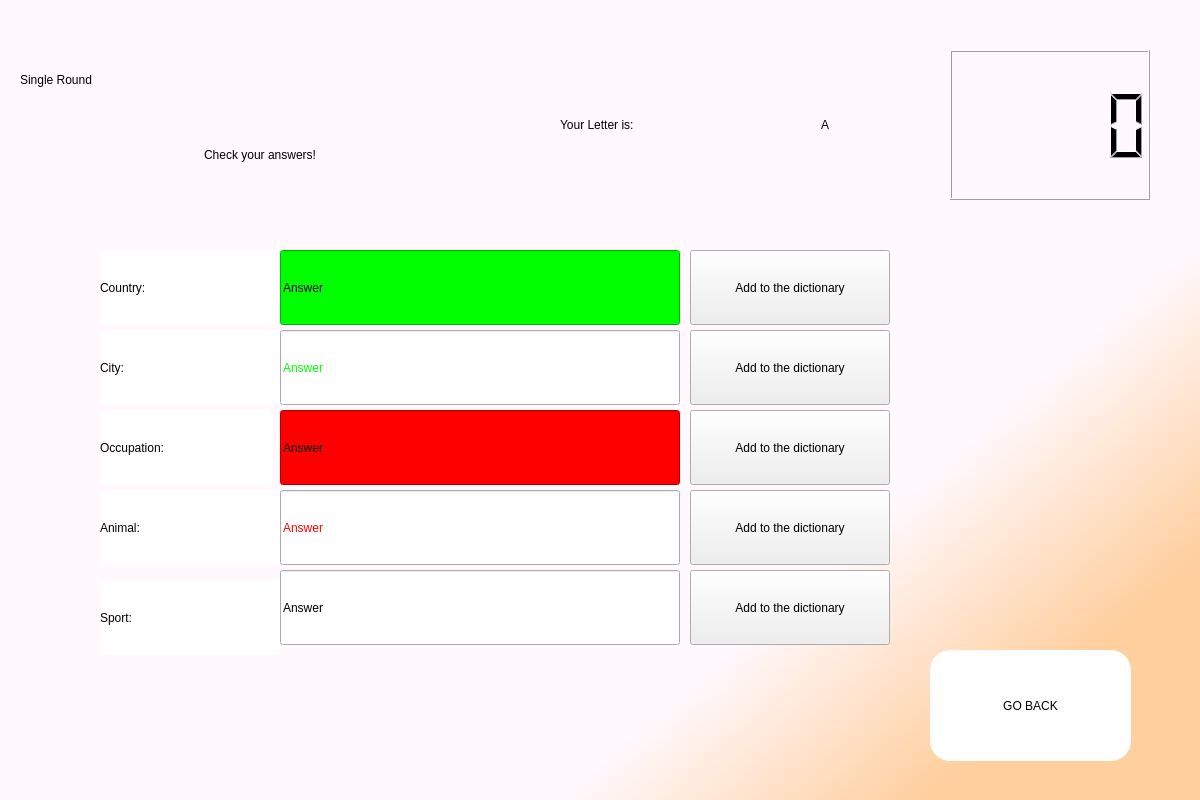
<?xml version="1.0" encoding="UTF-8"?>
<ui version="4.0">
 <class>menuUI</class>
 <widget class="QDialog" name="menuUI">
  <property name="geometry">
   <rect>
    <x>0</x>
    <y>0</y>
    <width>1200</width>
    <height>800</height>
   </rect>
  </property>
  <property name="windowTitle">
   <string>Dialog</string>
  </property>
  <widget class="QWidget" name="background" native="true">
   <property name="geometry">
    <rect>
     <x>0</x>
     <y>0</y>
     <width>1200</width>
     <height>800</height>
    </rect>
   </property>
   <property name="styleSheet">
    <string notr="true">QWidget#background{
background-color:qlineargradient(spread:pad, x1:0.652, y1:0.75, x2:0.845771, y2:0.898, stop:0 rgba(255, 249, 254, 255), stop:1 rgba(255, 207, 158, 255));}</string>
   </property>
   <widget class="QLabel" name="label">
    <property name="geometry">
     <rect>
      <x>20</x>
      <y>0</y>
      <width>480</width>
      <height>160</height>
     </rect>
    </property>
    <property name="styleSheet">
     <string notr="true">font: 50pt &quot;Bauhaus 93&quot;;

color: black;</string>
    </property>
    <property name="text">
     <string>Single Round</string>
    </property>
   </widget>
   <widget class="QLCDNumber" name="timerDisplay">
    <property name="geometry">
     <rect>
      <x>950</x>
      <y>50</y>
      <width>200</width>
      <height>150</height>
     </rect>
    </property>
   </widget>
   <widget class="QLabel" name="label_2">
    <property name="geometry">
     <rect>
      <x>560</x>
      <y>75</y>
      <width>190</width>
      <height>100</height>
     </rect>
    </property>
    <property name="styleSheet">
     <string notr="true">font: 18pt &quot;Gill Sans Ultra Bold Condensed&quot;;</string>
    </property>
    <property name="text">
     <string>Your Letter is:</string>
    </property>
   </widget>
   <widget class="QLabel" name="currentLetterDisplay">
    <property name="geometry">
     <rect>
      <x>775</x>
      <y>75</y>
      <width>100</width>
      <height>100</height>
     </rect>
    </property>
    <property name="styleSheet">
     <string notr="true">font: 48pt &quot;Arial Rounded MT Bold&quot;;</string>
    </property>
    <property name="text">
     <string>A</string>
    </property>
    <property name="alignment">
     <set>Qt::AlignCenter</set>
    </property>
   </widget>
   <widget class="QLabel" name="label_4">
    <property name="geometry">
     <rect>
      <x>100</x>
      <y>250</y>
      <width>180</width>
      <height>75</height>
     </rect>
    </property>
    <property name="styleSheet">
     <string notr="true">font: 20pt &quot;Gill Sans Ultra Bold Condensed&quot;;
background-color:white;
border-color: rgb(0, 0, 0);</string>
    </property>
    <property name="text">
     <string>Country:</string>
    </property>
   </widget>
   <widget class="QLabel" name="label_5">
    <property name="geometry">
     <rect>
      <x>100</x>
      <y>330</y>
      <width>180</width>
      <height>75</height>
     </rect>
    </property>
    <property name="styleSheet">
     <string notr="true">font: 20pt &quot;Gill Sans Ultra Bold Condensed&quot;;
background-color:white;
border-color: rgb(0, 0, 0);</string>
    </property>
    <property name="text">
     <string>City:</string>
    </property>
   </widget>
   <widget class="QLabel" name="label_6">
    <property name="geometry">
     <rect>
      <x>100</x>
      <y>410</y>
      <width>171</width>
      <height>75</height>
     </rect>
    </property>
    <property name="styleSheet">
     <string notr="true">font: 20pt &quot;Gill Sans Ultra Bold Condensed&quot;;
background-color:white;
border-color: rgb(0, 0, 0);</string>
    </property>
    <property name="text">
     <string>Occupation:</string>
    </property>
   </widget>
   <widget class="QLabel" name="label_7">
    <property name="geometry">
     <rect>
      <x>100</x>
      <y>580</y>
      <width>180</width>
      <height>75</height>
     </rect>
    </property>
    <property name="styleSheet">
     <string notr="true">font: 20pt &quot;Gill Sans Ultra Bold Condensed&quot;;
background-color:white;
border-color: rgb(0, 0, 0);</string>
    </property>
    <property name="text">
     <string>Sport:</string>
    </property>
   </widget>
   <widget class="QLabel" name="label_8">
    <property name="geometry">
     <rect>
      <x>100</x>
      <y>490</y>
      <width>180</width>
      <height>75</height>
     </rect>
    </property>
    <property name="styleSheet">
     <string notr="true">font: 20pt &quot;Gill Sans Ultra Bold Condensed&quot;;
background-color:white;
border-color: rgb(0, 0, 0);</string>
    </property>
    <property name="text">
     <string>Animal:</string>
    </property>
   </widget>
   <widget class="QLineEdit" name="countryInput">
    <property name="geometry">
     <rect>
      <x>280</x>
      <y>250</y>
      <width>400</width>
      <height>75</height>
     </rect>
    </property>
    <property name="styleSheet">
     <string notr="true">border-color: rgb(0, 0, 0);
font: 75 20pt &quot;Gill Sans MT&quot;;
background-color: rgb(0, 255, 0)</string>
    </property>
    <property name="text">
     <string>Answer</string>
    </property>
    <property name="readOnly">
     <bool>true</bool>
    </property>
   </widget>
   <widget class="QLineEdit" name="cityInput">
    <property name="geometry">
     <rect>
      <x>280</x>
      <y>330</y>
      <width>400</width>
      <height>75</height>
     </rect>
    </property>
    <property name="styleSheet">
     <string notr="true">font: 75 20pt &quot;Gill Sans MT&quot;;
color: rgb(0, 255, 0);</string>
    </property>
    <property name="text">
     <string>Answer</string>
    </property>
    <property name="readOnly">
     <bool>true</bool>
    </property>
   </widget>
   <widget class="QLineEdit" name="occupationInput">
    <property name="geometry">
     <rect>
      <x>280</x>
      <y>410</y>
      <width>400</width>
      <height>75</height>
     </rect>
    </property>
    <property name="styleSheet">
     <string notr="true">font: 75 20pt &quot;Gill Sans MT&quot;;
background-color: rgb(255, 0, 0);</string>
    </property>
    <property name="text">
     <string>Answer</string>
    </property>
    <property name="readOnly">
     <bool>true</bool>
    </property>
   </widget>
   <widget class="QLineEdit" name="animalInput">
    <property name="geometry">
     <rect>
      <x>280</x>
      <y>490</y>
      <width>400</width>
      <height>75</height>
     </rect>
    </property>
    <property name="styleSheet">
     <string notr="true">font: 75 20pt &quot;Gill Sans MT&quot;;
color: rgb(255, 0, 0);</string>
    </property>
    <property name="text">
     <string>Answer</string>
    </property>
    <property name="readOnly">
     <bool>true</bool>
    </property>
   </widget>
   <widget class="QLineEdit" name="sportInput">
    <property name="geometry">
     <rect>
      <x>280</x>
      <y>570</y>
      <width>400</width>
      <height>75</height>
     </rect>
    </property>
    <property name="styleSheet">
     <string notr="true">font: 75 20pt &quot;Gill Sans MT&quot;;</string>
    </property>
    <property name="text">
     <string>Answer</string>
    </property>
    <property name="readOnly">
     <bool>true</bool>
    </property>
   </widget>
   <widget class="QPushButton" name="okButton">
    <property name="geometry">
     <rect>
      <x>930</x>
      <y>650</y>
      <width>201</width>
      <height>111</height>
     </rect>
    </property>
    <property name="styleSheet">
     <string notr="true">font: 14pt &quot;Gill Sans Ultra Bold Condensed&quot;;
border-radius:20px;
background-color:white;
border-color:black;</string>
    </property>
    <property name="text">
     <string>GO BACK</string>
    </property>
   </widget>
   <widget class="QPushButton" name="addCountryButton">
    <property name="geometry">
     <rect>
      <x>690</x>
      <y>250</y>
      <width>200</width>
      <height>75</height>
     </rect>
    </property>
    <property name="styleSheet">
     <string notr="true">font: 12pt &quot;Gill Sans MT&quot;;</string>
    </property>
    <property name="text">
     <string>Add to the dictionary</string>
    </property>
   </widget>
   <widget class="QPushButton" name="addCityButton">
    <property name="geometry">
     <rect>
      <x>690</x>
      <y>330</y>
      <width>200</width>
      <height>75</height>
     </rect>
    </property>
    <property name="styleSheet">
     <string notr="true">font: 12pt &quot;Gill Sans MT&quot;;</string>
    </property>
    <property name="text">
     <string>Add to the dictionary</string>
    </property>
   </widget>
   <widget class="QPushButton" name="addOccupationButton">
    <property name="geometry">
     <rect>
      <x>690</x>
      <y>410</y>
      <width>200</width>
      <height>75</height>
     </rect>
    </property>
    <property name="styleSheet">
     <string notr="true">font: 12pt &quot;Gill Sans MT&quot;;</string>
    </property>
    <property name="text">
     <string>Add to the dictionary</string>
    </property>
   </widget>
   <widget class="QPushButton" name="addAnimalButton">
    <property name="geometry">
     <rect>
      <x>690</x>
      <y>490</y>
      <width>200</width>
      <height>75</height>
     </rect>
    </property>
    <property name="styleSheet">
     <string notr="true">font: 12pt &quot;Gill Sans MT&quot;;</string>
    </property>
    <property name="text">
     <string>Add to the dictionary</string>
    </property>
   </widget>
   <widget class="QPushButton" name="addSportButton">
    <property name="geometry">
     <rect>
      <x>690</x>
      <y>570</y>
      <width>200</width>
      <height>75</height>
     </rect>
    </property>
    <property name="styleSheet">
     <string notr="true">font: 12pt &quot;Gill Sans MT&quot;;</string>
    </property>
    <property name="text">
     <string>Add to the dictionary</string>
    </property>
   </widget>
   <widget class="QLabel" name="label_3">
    <property name="geometry">
     <rect>
      <x>20</x>
      <y>129</y>
      <width>480</width>
      <height>51</height>
     </rect>
    </property>
    <property name="styleSheet">
     <string notr="true">font: 18pt &quot;Gill Sans Ultra Bold Condensed&quot;;</string>
    </property>
    <property name="text">
     <string>Check your answers!</string>
    </property>
    <property name="alignment">
     <set>Qt::AlignCenter</set>
    </property>
   </widget>
  </widget>
 </widget>
 <resources/>
 <connections/>
</ui>
